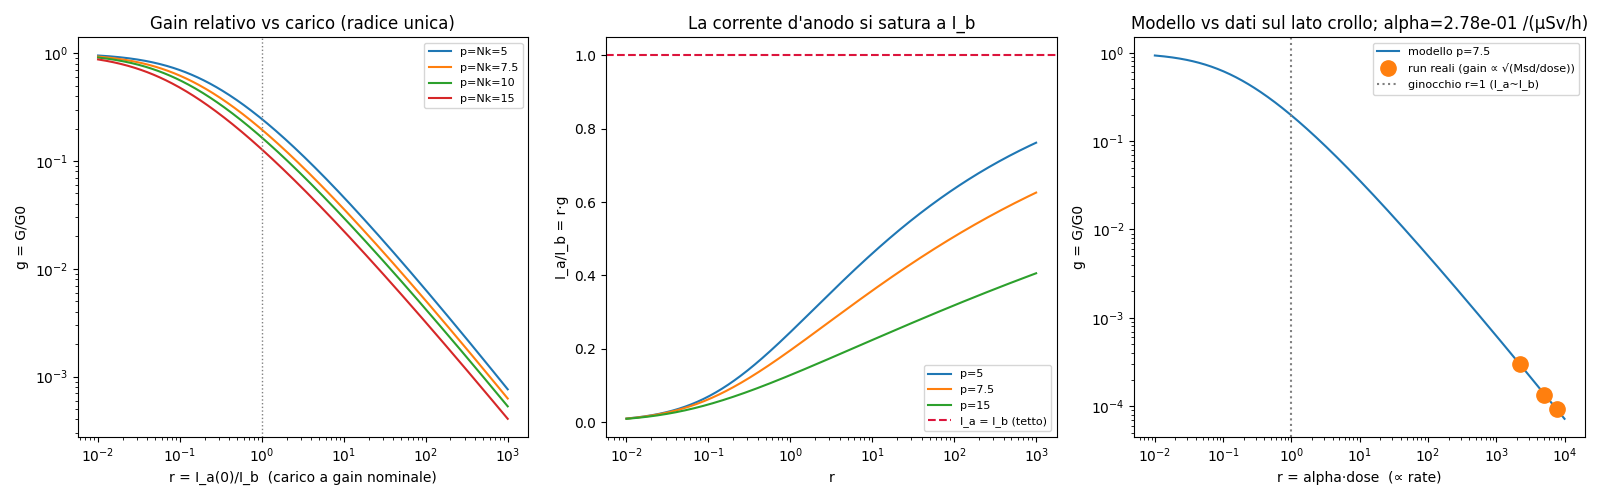

Recreate this plot in Python.
"""
Solve & plot the minimal homogeneous PMT gain model (same fractional drop):
    g = (1 - r*g)^p ,   g = G/G0 ,  r = I_a^(0)/I_b = q n0 lambda G0 / I_b ,  p = N*k
F(g)=g-(1-rg)^p is strictly increasing (F'=1+pr(1-rg)^{p-1}>0) -> unique root.
As r->inf, I_a/I_b = r*g -> 1 (anode current saturates at the bias current).
Overlay: relative gain extracted from the same-config real runs (crash side),
gain ∝ sqrt(Msd/dose) since Msd ∝ gain^2 * lambda and lambda ∝ dose.
"""
import numpy as np
import matplotlib
matplotlib.use("Agg")
import matplotlib.pyplot as plt
from scipy.optimize import brentq

def g_of_r(r, p):
    if r <= 0:
        return 1.0
    hi = min(1.0, 1.0 / r) * (1 - 1e-12)
    return brentq(lambda g: g - (1 - r * g) ** p, 1e-14, hi)

r = np.logspace(-2, 3, 400)

fig, ax = plt.subplots(1, 3, figsize=(16, 5))

# (1) universal gain g(r) for a few p=Nk
for p in (5, 7.5, 10, 15):
    ax[0].loglog(r, [g_of_r(x, p) for x in r], label=f"p=Nk={p}")
ax[0].axvline(1, color="gray", ls=":", lw=1)
ax[0].set_xlabel("r = I_a(0)/I_b  (carico a gain nominale)")
ax[0].set_ylabel("g = G/G0")
ax[0].set_title("Gain relativo vs carico (radice unica)")
ax[0].legend(fontsize=8)

# (2) anode current saturates at I_b
for p in (5, 7.5, 15):
    gg = np.array([g_of_r(x, p) for x in r])
    ax[1].semilogx(r, r * gg, label=f"p={p}")
ax[1].axhline(1, color="crimson", ls="--", label="I_a = I_b (tetto)")
ax[1].set_xlabel("r"); ax[1].set_ylabel("I_a/I_b = r·g")
ax[1].set_title("La corrente d'anodo si satura a I_b"); ax[1].legend(fontsize=8)

# (3) physical G(lambda) + real runs overlay (fit only the loading scale alpha)
p = 7.5                                   # N=10, k=0.75
dose = np.array([7900., 17990., 28100.])  # same-config Cs-137 series (∝ lambda)
Msd  = np.array([19.00, 8.65, 6.45])
g_data = np.sqrt(Msd / dose); g_data /= g_data[0]     # relative gain (crash side)
lam_rel = dose / dose[0]                               # relative rate

def model_ratio(alpha):
    gm = np.array([g_of_r(alpha * d, p) for d in dose])
    return gm / gm[0]
# fit alpha (log-least-squares on the 2 ratios)
alphas = np.logspace(-6, 0, 400)
err = [np.sum((np.log(model_ratio(a)) - np.log(g_data)) ** 2) for a in alphas]
alpha = alphas[int(np.argmin(err))]

r_grid = np.logspace(-2, 4, 400)
ax[2].loglog(r_grid, [g_of_r(x, p) for x in r_grid], label=f"modello p={p}")
r_data = alpha * dose
g_anchor = (g_data / g_data[0]) * g_of_r(r_data[0], p)   # ancora i dati al modello al 1° run
ax[2].loglog(r_data, g_anchor, "o", ms=11, label="run reali (gain ∝ √(Msd/dose))")
ax[2].axvline(1, color="gray", ls=":", label="ginocchio r=1 (I_a~I_b)")
ax[2].set_xlabel("r = alpha·dose  (∝ rate)"); ax[2].set_ylabel("g = G/G0")
ax[2].set_title(f"Modello vs dati sul lato crollo; alpha={alpha:.2e} /(µSv/h)")
ax[2].legend(fontsize=8)

fig.tight_layout(); fig.savefig("gain_solve.png", dpi=100)

# numbers
print("run (same config):  dose   lam_rel  gain_data(rel)  gain_model(rel)  r=alpha*dose")
gm = model_ratio(alpha)
for d, lr, gd, g in zip(dose, lam_rel, g_data, gm):
    print("  %8.0f  %6.2f   %8.3f       %8.3f        %8.2f" % (d, lr, gd, g, alpha*d))
print(f"\nfitted loading scale alpha = {alpha:.3e} per µSv/h")
print("interpretazione: tutti i run stanno a r>1 (oltre il ginocchio) -> regime di collasso.")
print("gain-drop misurato 7900->28100:", round(g_data[0]/g_data[-1],1), "x ; modello:", round(gm[0]/gm[-1],1), "x")
print("saved gain_solve.png")
